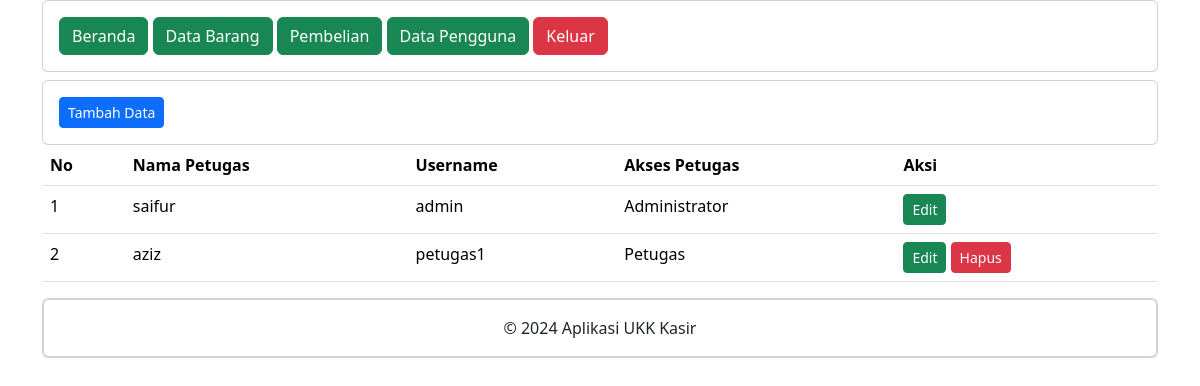
Screenshot of /ukk/administrator/data_pengguna.php (signed in) with the database file from the repository.
### tables this page shows
CREATE TABLE `petugas` (
  `id_petugas` int(11) NOT NULL,
  `nama_petugas` varchar(25) NOT NULL,
  `username` text NOT NULL,
  `password` text NOT NULL,
  `level` int(11) NOT NULL
);

### ukk/administrator/data_pengguna.php (the view, shortened to what this page needs)
<?php
include '../koneksi.php';
include "header.php";
include "navbar.php";
?>
<div class="card mt-2">
    <div class="card-body">
        <button type="button" class="btn btn-primary btn-sm" data-bs-toggle="modal" data-bs-target="#tambah-data">
            Tambah Data
        </button>
    </div>
    </div>
    <div class="card-body">
        <table class="table">
            <thead>
                <tr>
                    <th>No</th>
                    <th>Nama Petugas</th>
                    <th>Username</th>
                    <th>Akses Petugas</th>
                    <th>Aksi</th>
                </tr>
            </thead>
            <tbody>
                <?php
                $no = 1;
                $data = mysqli_query($koneksi,"select * from petugas");
                while($d = mysqli_fetch_array($data)){
                    ?>
                    <tr>
                        <td><?= $no++ ?></td>
                        <td><?= $d['nama_petugas']; ?></td>
                        <td><?= $d['username']; ?></td>
                        <td>
                            <?php
                            if ($d['level'] == '1') { ?>
                                Administrator
                            <?php } else { ?>
                                Petugas
                            <?php } ?>
                        </td>
                        <td>
                            <button type="button" class="btn btn-success btn-sm" data-bs-toggle="modal" data-bs-target="#edit-data<?= $d['id_petugas'] ?>">
                                Edit
                            </button>
                            <?php
                            if ($d['level'] == $_SESSION['level']) { ?>
                            <?php } else { ?>
                                <button type="button" class="btn btn-danger btn-sm" data-bs-toggle="modal" data-bs-target="#hapus-data<?= $d['id_petugas'] ?>">
                                Hapus
                                </button>
                            <?php } ?>
                        </td>
                    </tr>
                <?php } ?>
            </tbody>
        </table>
    </div>
</div>
<?php
include "footer.php";
?>

### rows the page displays
petugas: nama_petugas "saifur", username "admin", level "Administrator"
petugas: nama_petugas "aziz", username "petugas1", level "Petugas"
